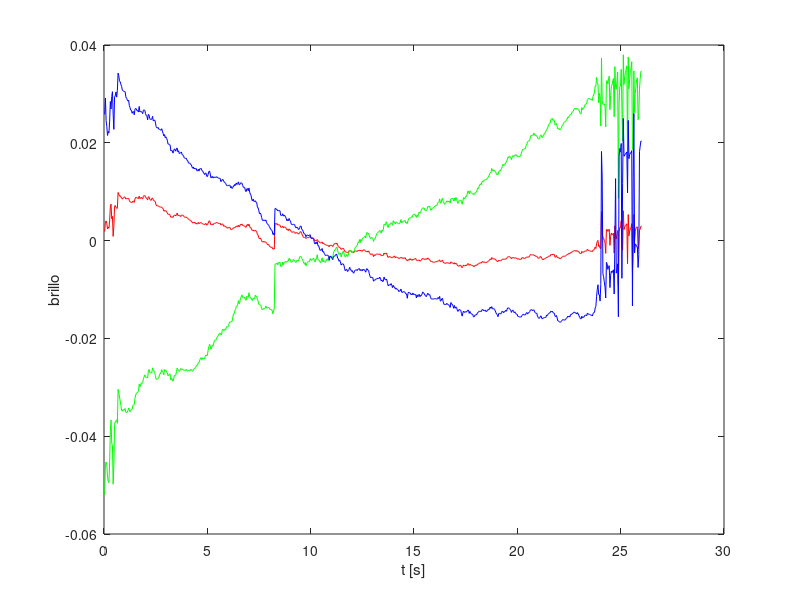
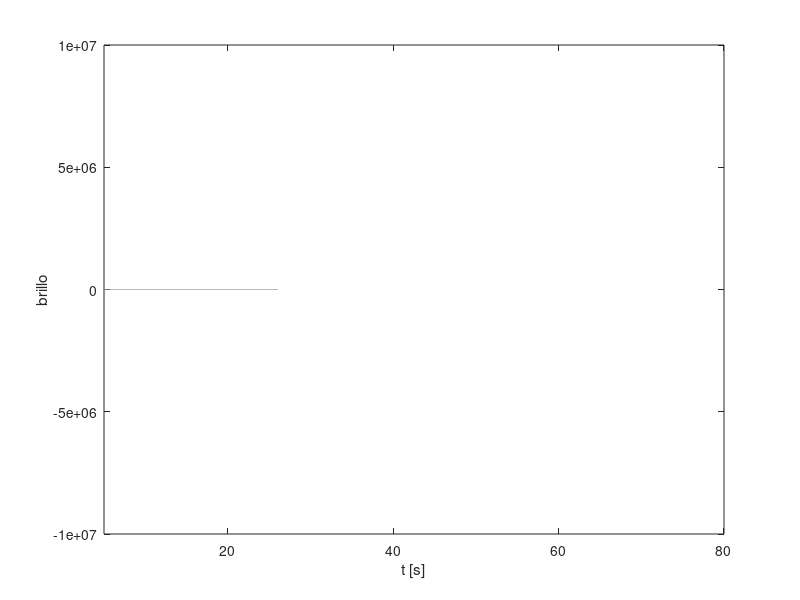

Reproduce these figures in MATLAB, in order.
clear all;

%load intensidad_RGB.mat; % brillo, 1 es R, 2 es G, 3 es B.
load dedo_RGB.mat; % brillo, 1 es R, 2 es G, 3 es B.

brillo = intensidad;

video_length = length(brillo);

frec_video = 29.37; %frecuencia muestreo video
t_video = 1/(frec_video); %tiempo muestreo video

ejeXvideo = 0 : t_video : ((video_length-1)*t_video);

figure;
plot( ejeXvideo, brillo(:, 1), 'r');
hold on;
plot( ejeXvideo, brillo(:, 2), 'g');
plot( ejeXvideo, brillo(:, 3), 'b');
xlabel('t [s]');
ylabel('brillo');
%%legend('Curva simulada','Curva teorica','location','NorthEastOutside');
print -djpg imagenes/punto_1_RGB_cardiometro.jpg; %Octave
grid minor;

figure;
plot( ejeXvideo, brillo(:, 2), 'g');
xlabel('t [s]');
ylabel('brillo');
xlim([5 80]);
ylim([-1e+07 1e+07]);
%%legend('Curva simulada','Curva teorica','location','NorthEastOutside');
print -djpg imagenes/punto_1_G_cardiometro.jpg; %Octave
grid minor;

